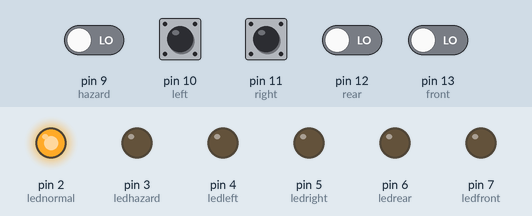
Simulated run of this sketch. Board: Arduino Uno, built with avr-gcc and run on an emulated ATmega328P. Parts: output pins drawn as LEDs (lit = HIGH). Dashed ring = blinking. The test bench sets the inputs (shaded band); at power-on: pin 9 (hazard), pin 10 (left), pin 11 (right), pin 12 (rear), pin 13 (front) LOW.

Above: at 1.2 s.
1.3 s: pin 9 (hazard) driven HIGH
At 1.7 s:
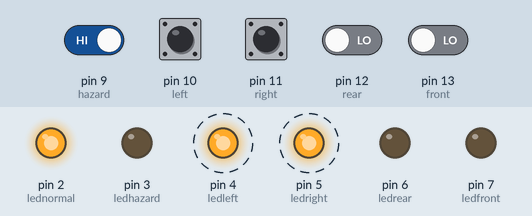
4.3 s: pin 10 (left) pulled HIGH for 0.15 s
At 4.7 s:
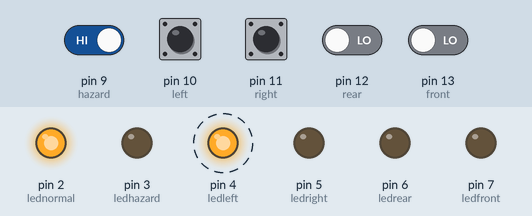
7.3 s: pin 11 (right) pulled HIGH for 0.15 s
10.3 s: pin 12 (rear) driven HIGH
At 10.7 s:
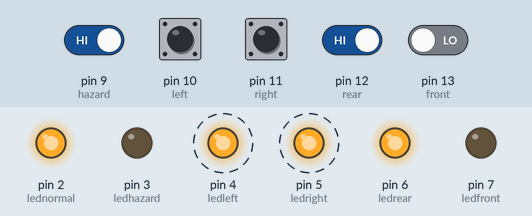
13.3 s: pin 13 (front) driven HIGH
At 13.7 s:
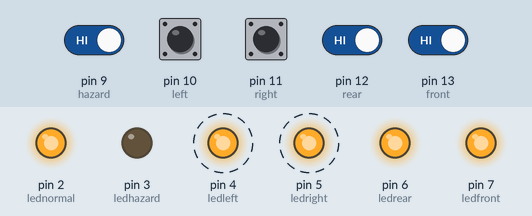
16.3 s: pin 10 (left) pulled HIGH for 1 s
Timing chart, 0 to 20.3 s (numbered marks = the images above; inputs shaded):
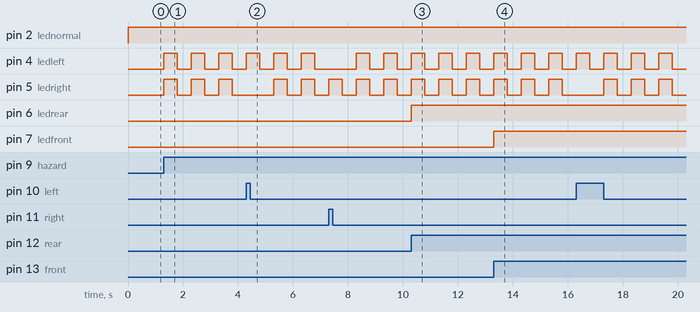

Measured:
- after the input at 1.3 s, pin 4 (ledleft), pin 5 (ledright): alternates HIGH for 0.50 s and LOW for 0.50 s, starting at once
- after the input at 10.3 s, pin 6 (ledrear): LOW → HIGH at once
- after the input at 13.3 s, pin 7 (ledfront): LOW → HIGH at once

The sketch:

flusher_circuit_using_mosfets.ino
```cpp
const int front = 13;     // the input pins
const int rear = 12;
const int right= 11;
const int left = 10;
const int hazard= 9;

const int ledfront =  7;      // the Output pins
const int ledrear =  6;
const int ledright =  5;
const int ledleft =  4;
const int ledhazard =  3;
const int lednormal=  2;


void setup() {
  pinMode(ledfront, OUTPUT);
  pinMode(ledrear, OUTPUT);
  pinMode(ledright, OUTPUT);
  pinMode(ledleft, OUTPUT);
  pinMode(ledhazard, OUTPUT);
  pinMode(lednormal, OUTPUT);
  pinMode(front, INPUT);
  pinMode(rear, INPUT);
  pinMode(right, INPUT);
  pinMode(left, INPUT);
  pinMode(hazard, INPUT);
}

void loop() {

digitalWrite(lednormal, HIGH);


  if (digitalRead(front) == HIGH)
  {
    // turn LED on:
    digitalWrite(ledfront, HIGH);
  }
  else {
    // turn LED off:
    digitalWrite(ledfront, LOW);
  }

 if (digitalRead(rear)== HIGH)
 {
    // turn LED on:
    digitalWrite(ledrear, HIGH);
  } else
  {
    // turn LED off:
    digitalWrite(ledrear, LOW);
  }

  if (digitalRead(right) == HIGH)
  {
    // turn LED on:
    digitalWrite(ledright, HIGH);
    delay(500);
    digitalWrite(ledright, LOW);
    delay(500);
  }
  else {
    // turn LED off:
    digitalWrite(ledright, LOW);
  }
 if (digitalRead(left) == HIGH)
 {
    // turn LED on:
    digitalWrite(ledleft, HIGH);
    delay(500);
    digitalWrite(ledleft, LOW);
    delay(500);
  } else
  {
    // turn LED off:
    digitalWrite(ledleft, LOW);
  }

 if ( digitalRead(hazard)== HIGH)
 {
    digitalWrite(ledleft, HIGH);
     digitalWrite(ledright, HIGH);
    delay(500);
    digitalWrite(ledleft, LOW);
    digitalWrite(ledright, LOW);
    delay(500);
  }
  else {
    // turn LED off:
    digitalWrite(ledleft, LOW);
    digitalWrite(ledright, LOW);
  }

}
```
